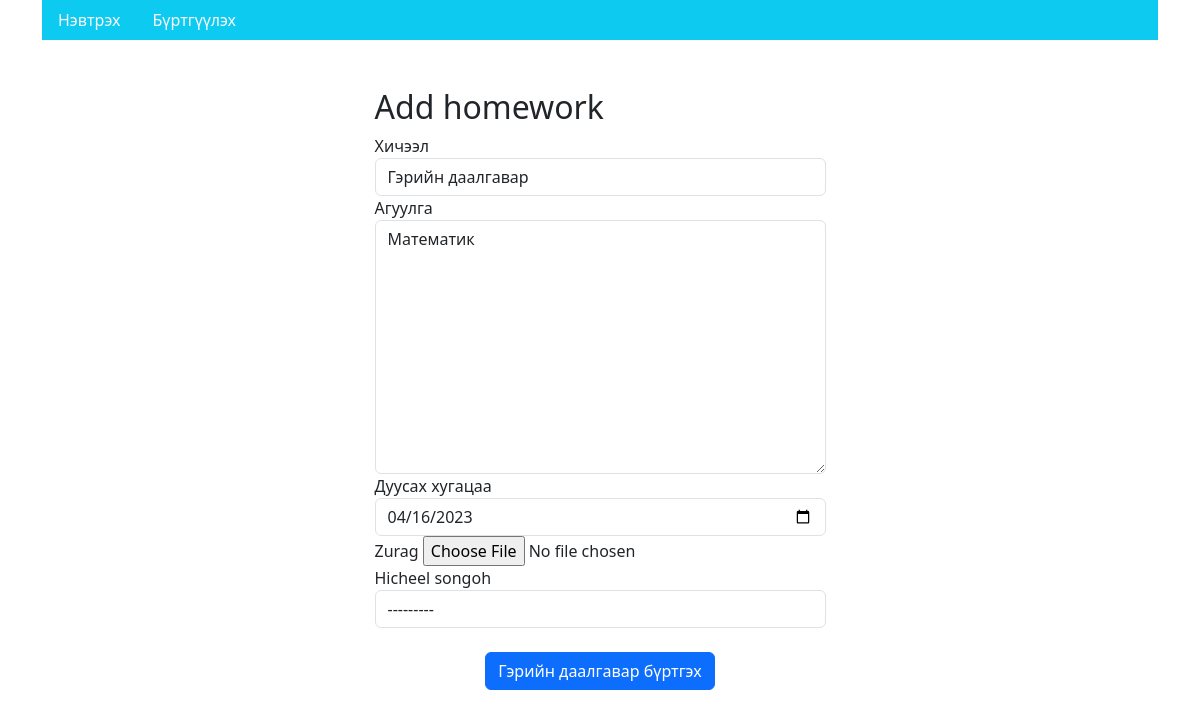
The app's page /homework/edit/1 with its own data.
### home/models.py (models this page shows)
class HomeWork(models.Model):
    title = models.CharField(max_length=255, null=False)
    content = models.TextField(null=True, blank=True)
    deadline = models.DateField(null=True, blank=True)
    created_date = models.DateTimeField(null=True, blank=True)
    created_user = models.ForeignKey(User, null=True, blank=True, on_delete=models.DO_NOTHING)
    done = models.BooleanField(default=False)
    image =models.ImageField(null = True, blank = True, max_length = 255, upload_to='uploads/')
    lesson = models.ForeignKey('Lesson', null= True, blank=True, on_delete=models.DO_NOTHING)

### home/views.py (the view)
# urls.py: path('homework/edit/<int:id>', views.homework_edit, name="homework_edit" ),
def homework_edit(request, id):
    homework = HomeWork.objects.get(id=id)
    form=HomeWorkForm(instance=homework)
    message=''
    if request.method == "POST":
        form  = HomeWorkForm(instance = homework, data = request.POST, files=request.FILES)
        if form.is_valid():
            form.save()
            message="Homework succesfully edited"
    return render(request, "homework-add.html", {"form": form,
                                                 "message": message})

### home/forms.py
class HomeWorkForm(forms.ModelForm):
    class Meta:
        model = HomeWork
        fields = ('title', 'content', 'deadline', "image", 'lesson')
        widgets = {
            'title': forms.TextInput(attrs={"class": "form-control"}),
            'content': forms.Textarea(attrs={"class": "form-control"}),
            'deadline': forms.DateInput(attrs={"class": "form-control", "type": "date"}),
            "image":forms.ClearableFileInput(),
            "lesson": forms.Select(attrs={"class": "form-control"})
        }

### home/models.py (called while the page is built)
    def __str__(self):
        return self.name

### hello/templates/homework-add.html (shortened to what this page needs)
{% extends 'base.html' %}
{% block content %}
<div class="row">
    <div class="col-xl-5 col-lg-6 col-md-10 col-sm-12 mx-auto mt-5">
        <h2>Add homework</h2>
        <form method="POST" novalidate enctype = 'multipart/form-data'>
            <div class="card-body">
                <div class="form-group">
                    <label for="id_title">Хичээл</label>
                    {{ form.title }}
                </div>
                <div class="form-group">
                    <label for="id_content">Агуулга</label>
                    {{ form.content }}
                </div>
                <div class="form-group">
                    <label for="id_deadline">Дуусах хугацаа</label>
                    {{ form.deadline }}
                </div>
                <div class="form-group">
                    <label for="id_image">Zurag</label>
                    {{ form.image }}
                </div>
                <div class="form_group">
                    <label for="id_lesson">Hicheel songoh</label>
                    {{ form.lesson }}
                </div>
                <div class="text-center">
                    <br><button type="submit" class="btn btn-primary">Гэрийн даалгавар бүртгэх</button>
                </div>
            </div>
        </form>
    </div>
</div>
{% endblock %}

### records on screen
HomeWork: title "Гэрийн даалгавар", content "Математик", deadline "04/16/2023", lesson "---------"
